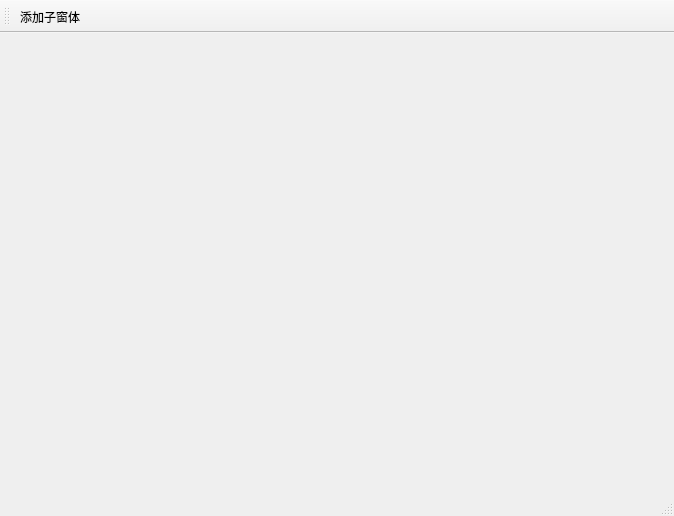
<?xml version="1.0" encoding="UTF-8"?>
<ui version="4.0">
 <class>MainWindow</class>
 <widget class="QMainWindow" name="MainWindow">
  <property name="geometry">
   <rect>
    <x>0</x>
    <y>0</y>
    <width>674</width>
    <height>516</height>
   </rect>
  </property>
  <property name="windowTitle">
   <string>MainWindow</string>
  </property>
  <widget class="QWidget" name="centralwidget">
   <layout class="QHBoxLayout" name="horizontalLayout">
    <item>
     <layout class="QGridLayout" name="gridLayout"/>
    </item>
    <item>
     <widget class="QLabel" name="label">
      <property name="text">
       <string/>
      </property>
      <property name="pixmap">
       <pixmap resource="apprcc.qrc">:/pic/cartoon1.ico</pixmap>
      </property>
     </widget>
    </item>
   </layout>
  </widget>
  <widget class="QMenuBar" name="menubar">
   <property name="geometry">
    <rect>
     <x>0</x>
     <y>0</y>
     <width>674</width>
     <height>26</height>
    </rect>
   </property>
  </widget>
  <widget class="QStatusBar" name="statusbar"/>
  <widget class="QToolBar" name="toolBar">
   <property name="windowTitle">
    <string>toolBar</string>
   </property>
   <attribute name="toolBarArea">
    <enum>TopToolBarArea</enum>
   </attribute>
   <attribute name="toolBarBreak">
    <bool>false</bool>
   </attribute>
   <addaction name="add_child_window"/>
  </widget>
  <action name="add_child_window">
   <property name="text">
    <string>添加子窗体</string>
   </property>
  </action>
 </widget>
 <resources>
  <include location="apprcc.qrc"/>
 </resources>
 <connections/>
</ui>
